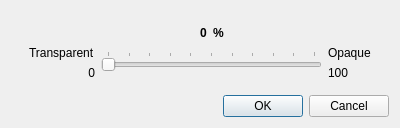
<?xml version="1.0" encoding="UTF-8"?>
<ui version="4.0">
 <class>OpacityDialog</class>
 <widget class="QDialog" name="OpacityDialog">
  <property name="windowModality">
   <enum>Qt::ApplicationModal</enum>
  </property>
  <property name="geometry">
   <rect>
    <x>0</x>
    <y>0</y>
    <width>400</width>
    <height>128</height>
   </rect>
  </property>
  <property name="windowTitle">
   <string>Opacity</string>
  </property>
  <property name="modal">
   <bool>true</bool>
  </property>
  <layout class="QVBoxLayout" name="verticalLayout">
   <item>
    <widget class="QWidget" name="widget" native="true">
     <layout class="QHBoxLayout" name="horizontalLayout">
      <property name="topMargin">
       <number>0</number>
      </property>
      <property name="bottomMargin">
       <number>0</number>
      </property>
      <item>
       <widget class="QWidget" name="widget_5" native="true">
        <layout class="QVBoxLayout" name="verticalLayout_3">
         <property name="rightMargin">
          <number>0</number>
         </property>
         <item>
          <spacer name="verticalSpacer">
           <property name="orientation">
            <enum>Qt::Vertical</enum>
           </property>
           <property name="sizeHint" stdset="0">
            <size>
             <width>20</width>
             <height>25</height>
            </size>
           </property>
          </spacer>
         </item>
         <item>
          <widget class="QLabel" name="label">
           <property name="text">
            <string>Transparent</string>
           </property>
          </widget>
         </item>
         <item>
          <widget class="QLabel" name="label_2">
           <property name="text">
            <string>0</string>
           </property>
           <property name="alignment">
            <set>Qt::AlignBottom|Qt::AlignRight|Qt::AlignTrailing</set>
           </property>
          </widget>
         </item>
        </layout>
       </widget>
      </item>
      <item>
       <widget class="QWidget" name="widget_2" native="true">
        <layout class="QHBoxLayout" name="horizontalLayout_2">
         <property name="spacing">
          <number>4</number>
         </property>
         <property name="leftMargin">
          <number>0</number>
         </property>
         <property name="topMargin">
          <number>0</number>
         </property>
         <property name="rightMargin">
          <number>0</number>
         </property>
         <item>
          <widget class="QWidget" name="widget_3" native="true">
           <layout class="QVBoxLayout" name="verticalLayout_2">
            <property name="leftMargin">
             <number>0</number>
            </property>
            <property name="rightMargin">
             <number>0</number>
            </property>
            <item>
             <widget class="QWidget" name="widget_4" native="true">
              <layout class="QHBoxLayout" name="horizontalLayout_3">
               <property name="topMargin">
                <number>0</number>
               </property>
               <property name="bottomMargin">
                <number>0</number>
               </property>
               <item>
                <spacer name="horizontalSpacer">
                 <property name="orientation">
                  <enum>Qt::Horizontal</enum>
                 </property>
                 <property name="sizeHint" stdset="0">
                  <size>
                   <width>40</width>
                   <height>20</height>
                  </size>
                 </property>
                </spacer>
               </item>
               <item>
                <widget class="QLabel" name="value">
                 <property name="font">
                  <font>
                   <bold>true</bold>
                  </font>
                 </property>
                 <property name="text">
                  <string>0</string>
                 </property>
                </widget>
               </item>
               <item>
                <widget class="QLabel" name="label_6">
                 <property name="font">
                  <font>
                   <bold>true</bold>
                  </font>
                 </property>
                 <property name="text">
                  <string>%</string>
                 </property>
                </widget>
               </item>
               <item>
                <spacer name="horizontalSpacer_2">
                 <property name="orientation">
                  <enum>Qt::Horizontal</enum>
                 </property>
                 <property name="sizeHint" stdset="0">
                  <size>
                   <width>40</width>
                   <height>20</height>
                  </size>
                 </property>
                </spacer>
               </item>
              </layout>
             </widget>
            </item>
            <item>
             <widget class="QSlider" name="slider">
              <property name="maximum">
               <number>10</number>
              </property>
              <property name="singleStep">
               <number>1</number>
              </property>
              <property name="pageStep">
               <number>1</number>
              </property>
              <property name="orientation">
               <enum>Qt::Horizontal</enum>
              </property>
              <property name="tickPosition">
               <enum>QSlider::TicksAbove</enum>
              </property>
             </widget>
            </item>
           </layout>
          </widget>
         </item>
        </layout>
       </widget>
      </item>
      <item>
       <widget class="QWidget" name="widget_6" native="true">
        <layout class="QVBoxLayout" name="verticalLayout_4">
         <property name="leftMargin">
          <number>0</number>
         </property>
         <item>
          <spacer name="verticalSpacer_2">
           <property name="orientation">
            <enum>Qt::Vertical</enum>
           </property>
           <property name="sizeHint" stdset="0">
            <size>
             <width>20</width>
             <height>61</height>
            </size>
           </property>
          </spacer>
         </item>
         <item>
          <widget class="QLabel" name="label_4">
           <property name="text">
            <string>Opaque</string>
           </property>
          </widget>
         </item>
         <item>
          <widget class="QLabel" name="label_3">
           <property name="text">
            <string>100</string>
           </property>
           <property name="alignment">
            <set>Qt::AlignBottom|Qt::AlignLeading|Qt::AlignLeft</set>
           </property>
          </widget>
         </item>
        </layout>
       </widget>
      </item>
     </layout>
    </widget>
   </item>
   <item>
    <widget class="QDialogButtonBox" name="buttonBox">
     <property name="orientation">
      <enum>Qt::Horizontal</enum>
     </property>
     <property name="standardButtons">
      <set>QDialogButtonBox::Cancel|QDialogButtonBox::Ok</set>
     </property>
    </widget>
   </item>
  </layout>
 </widget>
 <resources/>
 <connections>
  <connection>
   <sender>buttonBox</sender>
   <signal>accepted()</signal>
   <receiver>OpacityDialog</receiver>
   <slot>accept()</slot>
   <hints>
    <hint type="sourcelabel">
     <x>248</x>
     <y>254</y>
    </hint>
    <hint type="destinationlabel">
     <x>157</x>
     <y>274</y>
    </hint>
   </hints>
  </connection>
  <connection>
   <sender>buttonBox</sender>
   <signal>rejected()</signal>
   <receiver>OpacityDialog</receiver>
   <slot>reject()</slot>
   <hints>
    <hint type="sourcelabel">
     <x>316</x>
     <y>260</y>
    </hint>
    <hint type="destinationlabel">
     <x>286</x>
     <y>274</y>
    </hint>
   </hints>
  </connection>
 </connections>
</ui>
